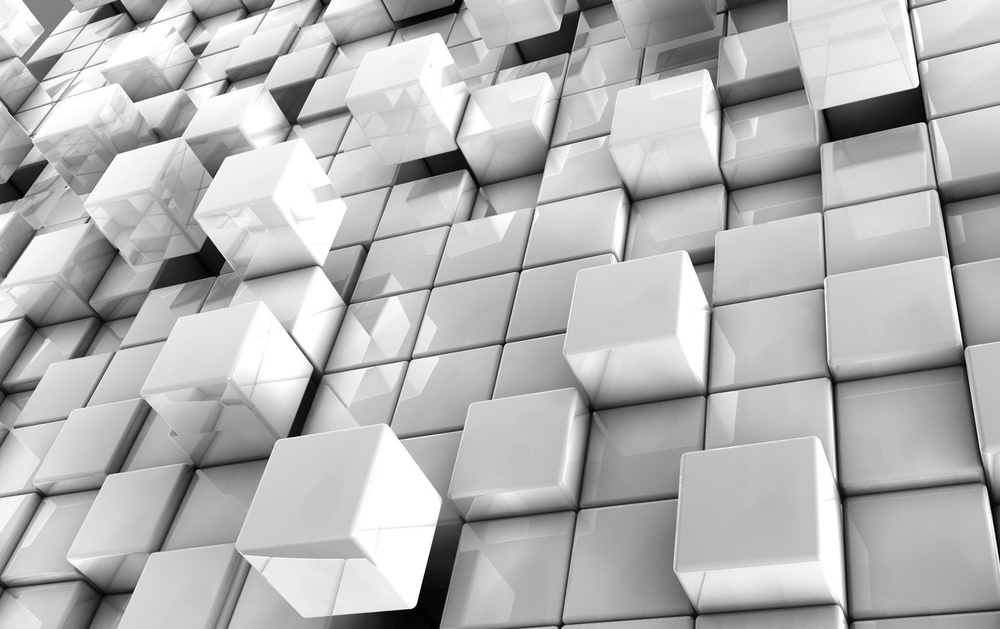
#> input picture image/block.jpg, 1000 x 629 px, shrunk from 1716 x 1080 before the run
$ python feature_brief.py
#> lines starting #> are read from the running program, lines starting #| are printed output that depends on the picture
import numpy as np
import cv2 as cv
from matplotlib import pyplot as plt

# https://docs.opencv.org/4.x/dc/d7d/tutorial_py_brief.html

img = cv.imread('./image/block.jpg', cv.IMREAD_GRAYSCALE)
#> img is the input picture: shape (629, 1000); min 0, max 255, mean 180

# Initiate FAST detector
star = cv.xfeatures2d.StarDetector_create()

# Initiate BRIEF extractor
brief = cv.xfeatures2d.BriefDescriptorExtractor_create()

# Find the keypoints with STAR from CenSurE
kp = star.detect(img,None)
#> kp = 345 keypoints; strongest (x, y, size): (915, 83, 6), (922, 126, 6), (308, 109, 12), (284, 73, 22)

# Compute the descriptors with BRIEF
kp, des = brief.compute(img, kp)

img2 = cv.drawKeypoints(img, kp, None, color=(0,255,0), flags=0)
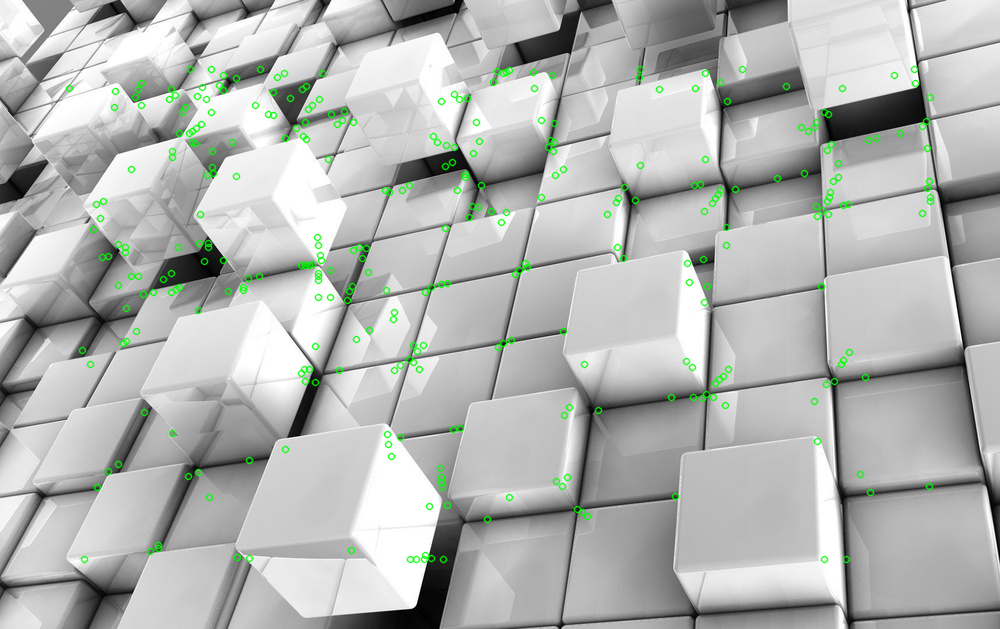
#> img2: shape (629, 1000, 3); mean of channels 0, 1, 2 178, 181.1, 178; drawn as B, G, R
plt.imshow(img2), plt.show()

print(brief.descriptorSize())
print(des.shape)
#| (345, 32)
